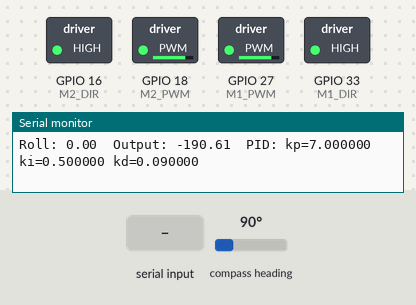
Bench run of a sketch on a simulated ESP32. Shown: switched loads named in the sketch (green lamp = pin HIGH), the last lines printed to the serial monitor. The inputs (shaded band) are chosen by the test bench; at power-on: compass heading 90°.

Above: at 2.26 s.
2.3 s: "kp=\n" received over Serial
At 2.76 s:
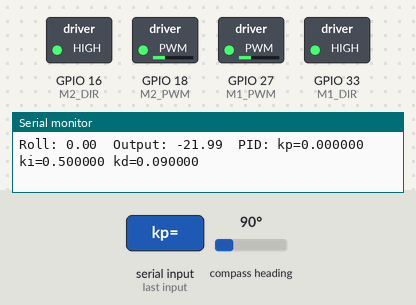
5.3 s: "ki=\n" received over Serial
At 6.6 s:
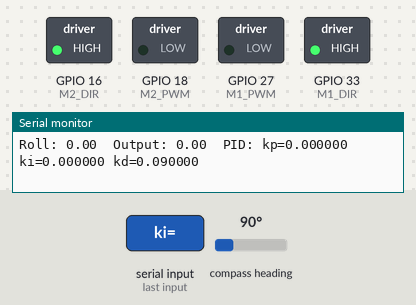
Timing chart, 0 to 8.3 s (numbered marks = the images above; inputs shaded):
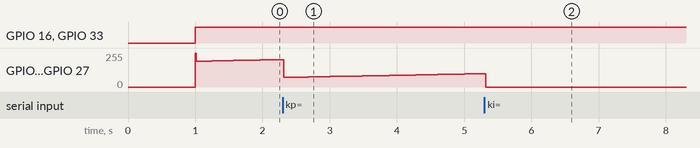

The sketch:

Self-Balancing.ino
```cpp
#include <Wire.h>
#include <Adafruit_Sensor.h>
#include <Adafruit_BNO055.h>
#include <math.h>

// ------------------- IMU -------------------
Adafruit_BNO055 bno = Adafruit_BNO055(55, 0x28);

// ------------------- Calibration Offsets -------------------
adafruit_bno055_offsets_t calibrationOffsets = {
  -24, 35, -9,    // accel x,y,z
  -367, 277, -9,  // mag x,y,z
  -3, 0, -2,      // gyro x,y,z
  1000, 646       // accel & mag radius
};

// ------------------- PID Constants -------------------
double kp = 7.0;
double ki = 0.5;
double kd = 0.09;

double setpoint = -25.0;  // Target upright angle
double input, output;
double error, lastError;
double integral, derivative;
unsigned long lastTime;

// ------------------- Motor Pins (ESP32 + Cytron) -------------------
#define M1_PWM 27
#define M1_DIR 33
#define M2_PWM 18
#define M2_DIR 16

// ------------------- Motor Control -------------------
void driveMotors(int correction) {
  int speed = constrain(abs(correction), 0, 255);
  if (speed > 0) speed = map(speed, 0, 255, 60, 255);  // add base speed ~60

  if (correction > 0) {
    digitalWrite(M1_DIR, LOW);
    digitalWrite(M2_DIR, LOW);
  } else {
    digitalWrite(M1_DIR, HIGH);
    digitalWrite(M2_DIR, HIGH);
  }

  analogWrite(M1_PWM, speed);
  analogWrite(M2_PWM, speed);
}

// ------------------- Setup -------------------
void setup() {
  Serial.begin(115200);
  Wire.begin();

  if (!bno.begin()) {
    Serial.println("BNO055 not detected!");
    while (1);
  }
  delay(1000);
  bno.setExtCrystalUse(true);
  bno.setSensorOffsets(calibrationOffsets);

  pinMode(M1_DIR, OUTPUT);
  pinMode(M2_DIR, OUTPUT);
  pinMode(M1_PWM, OUTPUT);
  pinMode(M2_PWM, OUTPUT);

  lastTime = millis();

  Serial.println("Self-balancing robot started...");
  Serial.println("To update PID: type kp=1.5 , ki=0.05 , kd=0.2 etc.");
}

// ------------------- Serial Input for PID -------------------
void checkSerialInput() {
  if (Serial.available()) {
    String inputStr = Serial.readStringUntil('\n');
    inputStr.trim();

    if (inputStr.startsWith("kp=")) {
      kp = inputStr.substring(3).toFloat();
      Serial.print("Updated kp = "); Serial.println(kp);
    } else if (inputStr.startsWith("ki=")) {
      ki = inputStr.substring(3).toFloat();
      Serial.print("Updated ki = "); Serial.println(ki);
    } else if (inputStr.startsWith("kd=")) {
      kd = inputStr.substring(3).toFloat();
      Serial.print("Updated kd = "); Serial.println(kd);
    }
  }
}

// ------------------- Loop -------------------
void loop() {
  // ----------- Read IMU Roll (forward/backward tilt) -----------
  imu::Quaternion q = bno.getQuat();
  double roll = atan2(2.0 * (q.w() * q.x() + q.y() * q.z()),
                      1.0 - 2.0 * (q.x() * q.x() + q.y() * q.y()));
  roll = roll * 180.0 / M_PI;

  // // input = roll;
  // imu::Vector<3> accel = bno.getVector(Adafruit_BNO055::VECTOR_ACCELEROMETER);
  // float Ax = accel.x();
  // float Ay = accel.y();
  // float Az = accel.z();

  // ----------- Calculate Roll & Pitch using Accelerometer -----------
  // double roll  = atan2(Ay, Az) * 180.0 / M_PI;                      // Roll
  // double pitch = atan2(-Ax, sqrt(Ay*Ay + Az*Az)) * 180.0 / M_PI;    // Pitch

  input = roll;

  // ----------- PID Calculation -----------
  unsigned long now = millis();
  double dt = (now - lastTime) / 1000.0;
  if (dt <= 0) dt = 0.001;

  error = setpoint - input;
  integral += error * dt;
  derivative = (error - lastError) / dt;

  output = kp * error + ki * integral + kd * derivative;
  lastError = error;
  lastTime = now;

  int correction = (int)output;

  // ----------- Drive Motors -----------
  driveMotors(correction);

  // Debugging
  Serial.print("Roll: ");
  Serial.print(roll);
  Serial.print("  Output: ");
  Serial.print(output);
  Serial.print("  PID: kp=");
  Serial.print(kp, 6);
  Serial.print(" ki=");
  Serial.print(ki, 6);
  Serial.print(" kd=");
  Serial.println(kd, 6);

  checkSerialInput();  // <--- check for live PID updates

  delay(10);
}
```
